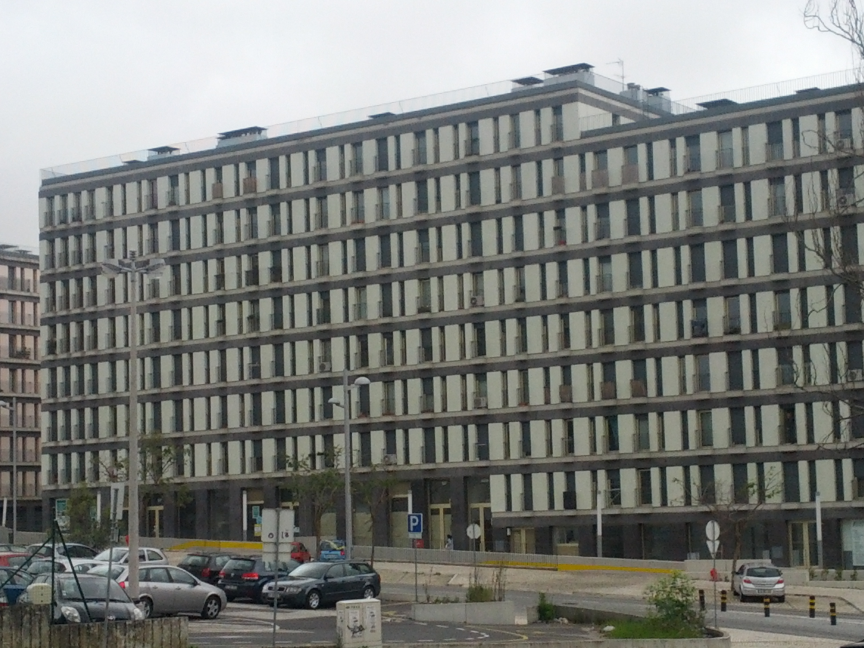
#> input picture build_machine_learning_system_with_python/ch10/building05.jpg, 2592 x 1944 px (shown at 1/3 size)
$ jupyter execute --allow-errors 'ML_chapter 10-Copy0.ipynb'   (shell and % lines are left out)   (Python 2 division)   (older library calls are emulated)
#> lines starting #> are read from the running program, lines starting #| are printed output that depends on the picture; long printed decimals are rounded
# Building Machine Learning Systems with Python

## chapter 10. 컴퓨터비젼 : 패턴인식

환경 : windows 7 64 bit, python 2.7.8 64bit

mahotas
http://www.lfd.uci.edu/~gohlke/pythonlibs/#mahotas

mread
http://www.lfd.uci.edu/~gohlke/pythonlibs/#imread

[cell 1]
%pylab

[cell 2]
# matplotlib 그림을 ipython notebook 내에서 보여주기 위함..

### 이미지 로딩과 출력

[cell 3]
import mahotas as mh
import numpy as np
from matplotlib import pyplot as plt

image = mh.imread("building05.jpg")
#> image is the input picture: shape (1944, 2592, 3); mean R, G, B 122.6, 124.7, 120.7
plt.imshow(image)
plt.show()

### 경계짓기

일정 경계 값 보다 큰 모든 픽셀값을 1 로 하고 아니면 0 으로 변환한다.

[cell 4]
import mahotas as mh
import numpy as np
from matplotlib import pyplot as plt

image = mh.imread("building05.jpg")
#> (the rest of this cell did not finish here and is left out)

기본적으로 matplotlib 은 높은값을 빨강, 낮은 값을 파랑으로 하여 위색 이미지(false color image)로 단일 채널 이미지를 출력한다.

[cell 5]
image = mh.imread("building05.jpg")
#> (the rest of this cell did not finish here and is left out)

[cell 6]
print image
#> (printed output is left out)

[cell 7]
plt.figure()
plt.hist(image.flatten(),128)
plt.show()
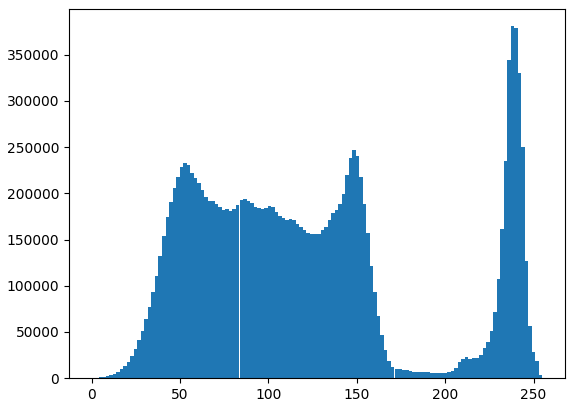
#> figure drawn by matplotlib, 1 panel; tallest bar 380890 high, from x = 237.1 to 239.1

##### Otsu

http://en.wikipedia.org/wiki/Otsu's_method

http://www.labbookpages.co.uk/software/imgProc/otsuThreshold.html

http://warmz.tistory.com/635

#> (a cell that did not finish here is left out)

#> (a cell that did not finish here is left out)

### 상단 모서리의 일부 노이즈 제거위해 close 연산자 사용...

http://mahotas.readthedocs.org/en/latest/api.html#mahotas.close

#> (a cell that did not finish here is left out)

[cell 11]
import mahotas as mh
import numpy as np
from matplotlib import pyplot as plt


image = mh.imread("building05.jpg")
#> (the rest of this cell did not finish here and is left out)

[cell 12]
# 대안
import mahotas as mh
import numpy as np
from matplotlib import pyplot as plt


image = mh.imread("building05.jpg")
#> (the rest of this cell did not finish here and is left out)

## (Mathematical) morphology
http://en.wikipedia.org/wiki/Mathematical_morphology

http://kr.mathworks.com/help/images/morphology-fundamentals-dilation-and-erosion.html

- Erosion (침식)  -- 돌출 부분 제거.
- Dilation (팽창)  -- 구멍을 메운다.
- Opening -- 침식후 팽창
- Closing  -- 팽창후 침식

### dilation
- The value of the output pixel is the maximum value of all the pixels in the input pixel's neighborhood.
- http://www-rohan.sdsu.edu/doc/matlab/toolbox/images/morph4.html#24720
- http://homepages.inf.ed.ac.uk/rbf/HIPR2/dilate.htm

[cell 13]
from IPython.display import YouTubeVideo

YouTubeVideo('xO3ED27rMHs')

[cell 14]
from IPython.display import Image
Image('morph_dilation.jpg')

### erosion
- The value of the output pixel is the minimum value of all the pixels in the input pixel's neighborhood.
- http://homepages.inf.ed.ac.uk/rbf/HIPR2/erode.htm
- http://en.wikipedia.org/wiki/Erosion_(morphology)

[cell 15]
from IPython.display import YouTubeVideo

YouTubeVideo('fmyE7DiaIYQ')

[cell 16]
from IPython.display import Image
Image('morph_erosion.jpg')

### Close
- dilation 후 erosion
- http://homepages.inf.ed.ac.uk/rbf/HIPR2/close.htm


[cell 17]
from IPython.display import YouTubeVideo

YouTubeVideo('FvO7QOST03g')

[cell 18]
from IPython.display import Image
Image('morph_open_close.jpg')

##### Riddler-Calvard 기법

[cell 19]
# Riddler-Calvard 기법

import mahotas as mh
import numpy as np
from matplotlib import pyplot as plt


image = mh.imread("building05.jpg")
#> (the rest of this cell did not finish here and is left out)

## 공간적 필터링 (spatial filtering)

- 고주파 영역
- 저주파 영역

[cell 20]
from IPython.display import Image
Image('image_freq.jpg')

[cell 21]
from IPython.display import Image
Image('image_derivative.jpg')

### 저역통과필터 (LPF, Low-Pass Filter)
- 주파수 공간에서 영상의 저주파 (low frequency) 성분만을 통과시키는 필터
- image smoothing

[cell 22]
from IPython.display import Image
Image('image_mean_filter.jpg')

평균값 필터 (mean filter) : 주변 pixel 값을 많이 참조하기 때문에 원래 위치의 pixel 정보가 상대적으로 감소됨.

--> 이를 보완하기위해 filter mask 가운데에 가중치를 준다.

##### Gaussian blurring

[cell 23]
import mahotas as mh
import numpy as np
from matplotlib import pyplot as plt

image = mh.imread("building05.jpg")
#> (the rest of this cell did not finish here and is left out)

[cell 24]
im16 = mh.gaussian_filter(image,16)
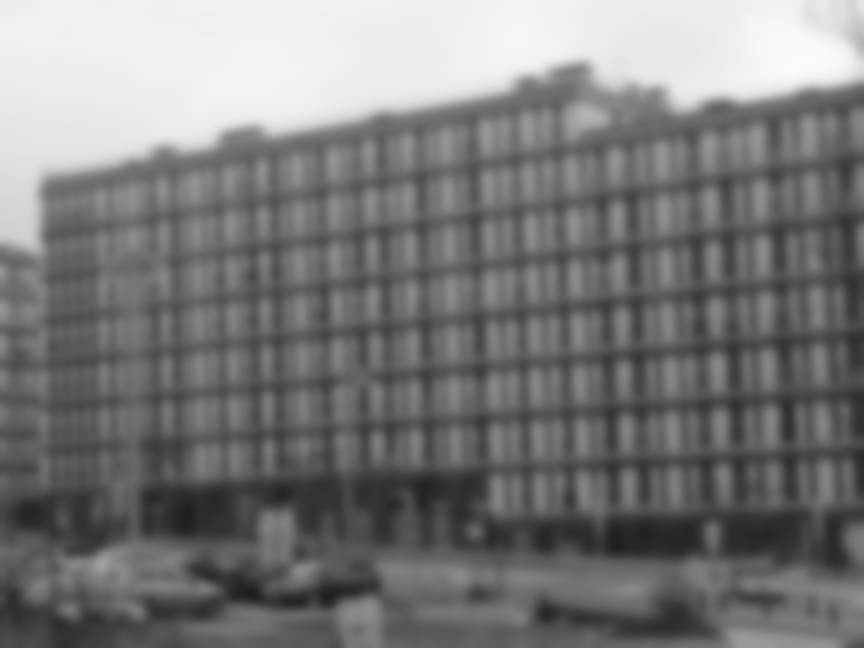
#> im16: shape (1944, 2592, 3) float64 (shown at 1/3 size); mean R, G, B 122.7, 122.7, 122.7
plt.imshow(im16)
plt.show()

[cell 25]
im32 = mh.gaussian_filter(image,32)
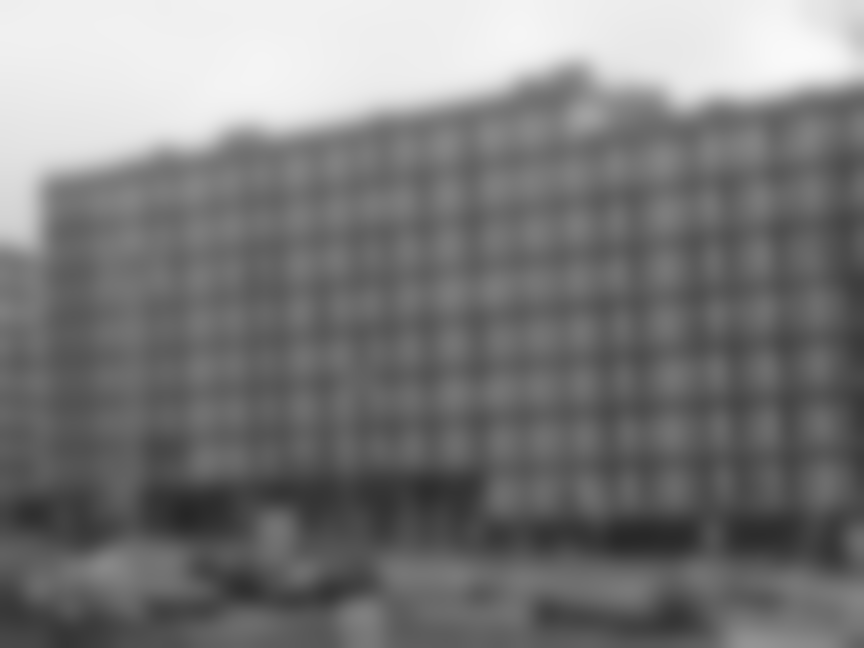
#> im32: shape (1944, 2592, 3) float64 (shown at 1/3 size); mean R, G, B 122.7, 122.7, 122.7
plt.imshow(im32)
plt.show()

Gaussian blurring + Otsu

http://mahotas.readthedocs.org/en/latest/api.html#mahotas.stretch

[cell 26]
print im32.max()
#| 249.560
print im32.min()
#| 38.750
